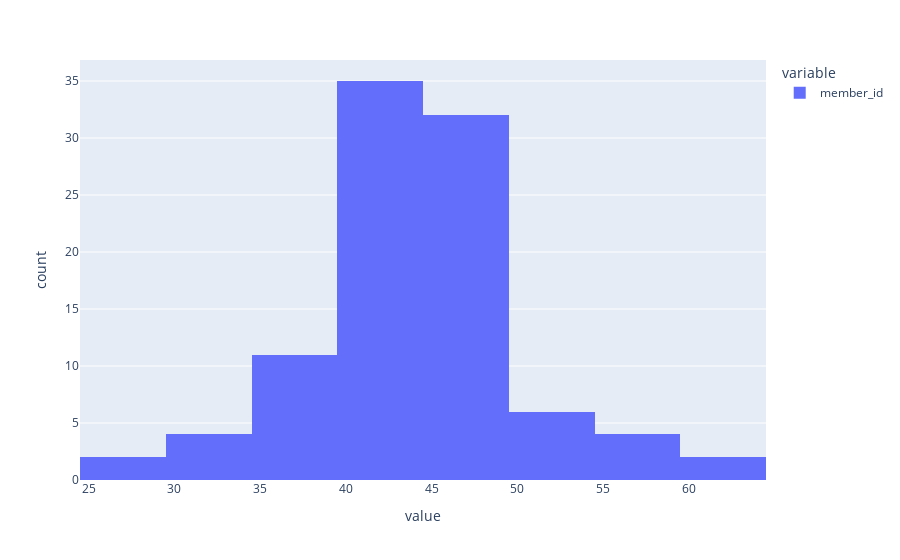

This figure's notebook cell:
### Code cell
# what about how many patients each provider sees 
patientsxprovider = data.groupby("servicing_provider_id").member_id.nunique()
print(patientsxprovider.describe())
px.histogram(patientsxprovider)
# okay so normally distributed around 44 patients per provider +- 6

### Figure 1 — Plotly figure (JSON) as saved in the notebook; plotly's stock layout.template omitted (floating-point values rounded to 4 significant figures)
{"data": [{"bingroup": "x", "hovertemplate": "variable=member_id<br>value=%{x}<br>count=%{y}<extra></extra>", "legendgroup": "member_id", "marker": {"color": "#636efa", "pattern": {"shape": ""}}, "name": "member_id", "orientation": "v", "showlegend": true, "type": "histogram", "x": [46, 42, 43, 38, 43, 52, 38, 48, 36, 33, 45, 47, 48, 28, 47, 46, 48, 58, 44, 36, 54, 44, 49, 42, 44, 49, 47, 49, 43, 42, 41, 40, 46, 44, 47, 35, 47, 61, 56, 36, 40, 26, 49, 52, 47, 48, 47, 44, 46, 48, 43, 43, 44, 40, 40, 49, 47, 47, 34, 43, 36, 36, 48, 48, 43, 45, 60, 57, 37, 52, 45, 41, 49, 47, 41, 44, 40, 44, 47, 43, 42, 43, 43, 47, 34, 30, 36, 43, 44, 53, 39, 41, 44, 55, 40, 51], "xaxis": "x", "yaxis": "y"}], "layout": {"barmode": "relative", "legend": {"title": {"text": "variable"}, "tracegroupgap": 0}, "margin": {"t": 60}, "xaxis": {"anchor": "y", "domain": [0, 1], "title": {"text": "value"}}, "yaxis": {"anchor": "x", "domain": [0, 1], "title": {"text": "count"}}}}
